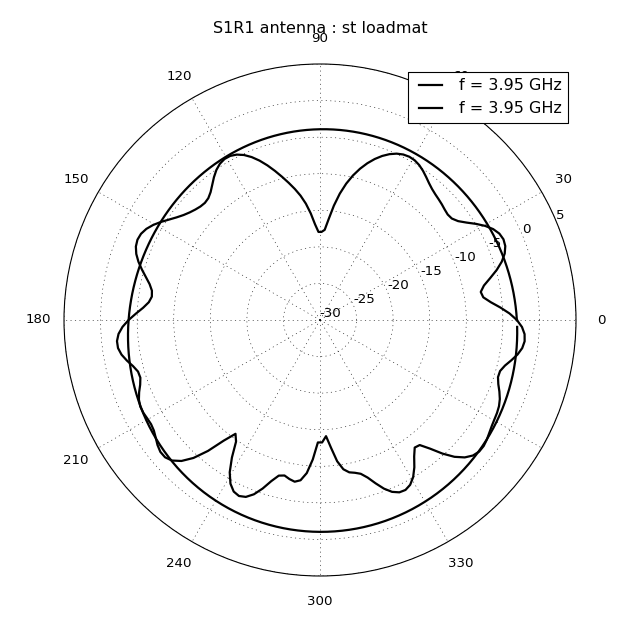

Write Python code to recreate this figure.
import matplotlib.pyplot as plt
from pylayers.antprop.antenna import *
A = Antenna('S1R1.mat',directory='ant/UWBAN/Matfile')
f,a = A.polar(phd=0)
A.polar(thd=90,fig=f,ax=a)
txt = plt.title('S1R1 antenna : st loadmat')
plt.show()
